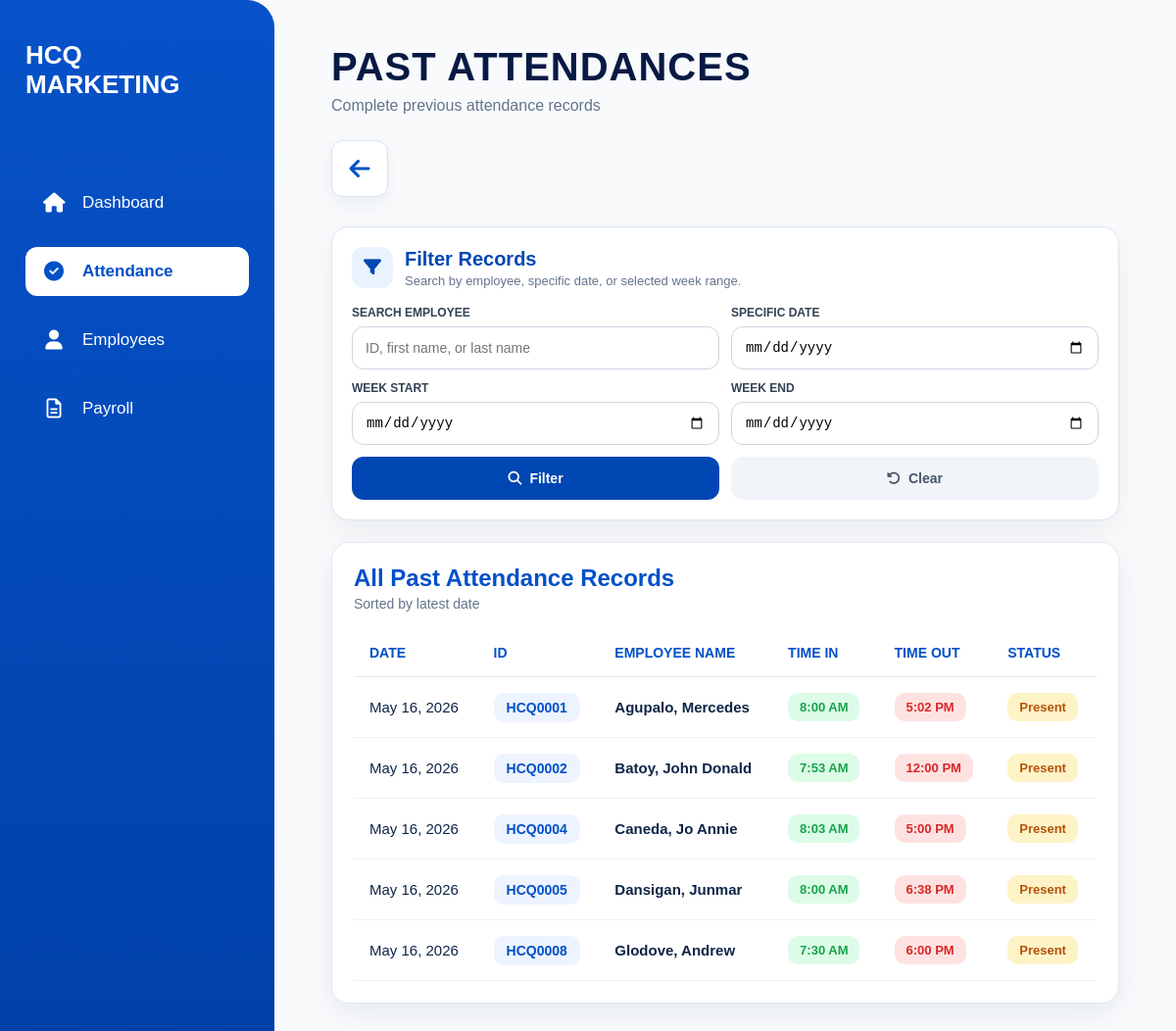
Before: /past-attendances/ with the older database file.
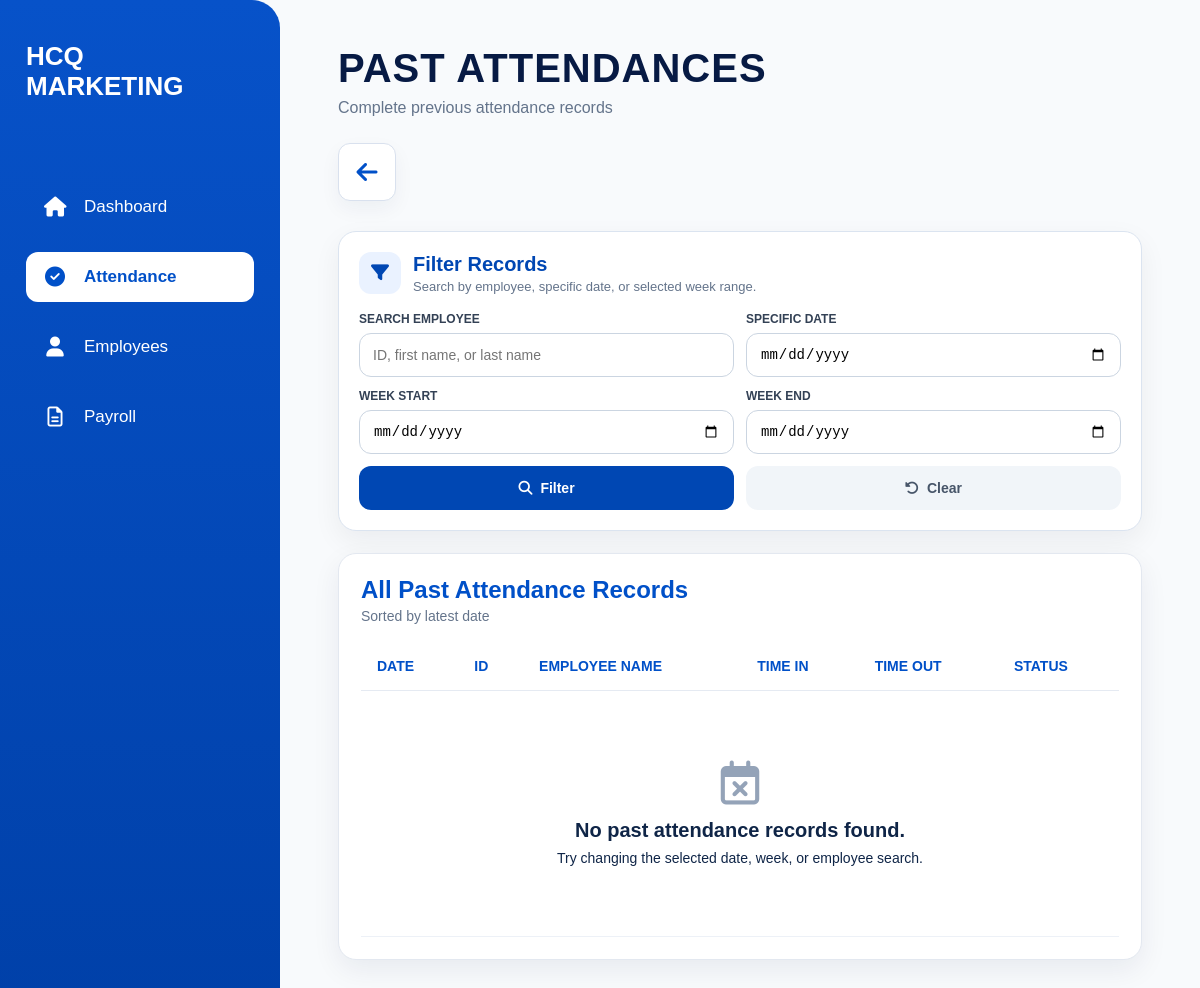
After: the same page with the newer database file.
### attendance/models.py (models this page shows, shortened)
class Attendance(models.Model):
    ATTENDANCE_STATUS_CHOICES = (
        ('present', 'Present'),
        ('absent', 'Absent'),
        ('half_day', 'Half Day'),
        ('leave', 'Leave'),
        ('rest_day', 'Rest Day'),
        ('holiday', 'Holiday'),
    )
    WORK_TYPE_CHOICES = (
        ('office', 'Office'),
        ('deliver', 'Deliver'),
        ('booking', 'Booking'),
    )
    employee = models.ForeignKey(
        Employee,
        on_delete=models.CASCADE,
        related_name='attendances'
    )
    date = models.DateField(
        default=timezone.localdate
    )
    status = models.CharField(
        max_length=20,
        choices=ATTENDANCE_STATUS_CHOICES,
        default='present'
    )
    time_in = models.DateTimeField(
        null=True,
        blank=True
    )
    time_out = models.DateTimeField(
        null=True,
        blank=True
    )
    worked_hours = models.DecimalField(
        max_digits=5,
        decimal_places=2,
        null=True,
        blank=True
    )
    payable_hours = models.DecimalField(
        max_digits=5,
        decimal_places=2,
        null=True,
        blank=True
    )
    late_minutes = models.PositiveIntegerField(
        default=0
    )
    undertime_minutes = models.PositiveIntegerField(
        default=0
    )
    overtime_applicable = models.BooleanField(
        default=False
    )
    overtime_minutes = models.PositiveIntegerField(
        default=0
    )
    transportation_fee_applicable = models.BooleanField(
        default=True
    )
    work_type = models.CharField(
        max_length=20,
        choices=WORK_TYPE_CHOICES,
        default='office'
    )
    delivery_allowance_applicable = models.BooleanField(
        default=False
    )
    work_location = models.CharField(
        max_length=100,
        blank=True,
        null=True,
        help_text='Example: Digos, Kidapawan, Tagum'
    )
    remarks = models.TextField(
        blank=True,
        null=True
    )
    class Meta:
        unique_together = ('employee', 'date')
        ordering = [
            '-date',
            '-time_in'
        ]

### employees/models.py (models this page shows, shortened)
class Employee(models.Model):
    SALARY_TYPE_CHOICES = (
        ('daily', 'Daily'),
        ('hourly', 'Hourly'),
    )
    EMPLOYMENT_STATUS_CHOICES = (
        ('ACTIVE', 'Active'),
        ('RESIGNED', 'Resigned'),
        ('MIA', 'MIA'),
        ('TERMINATED', 'Terminated'),
    )
    employee_id = models.CharField(
        max_length=10,
        unique=True,
        editable=False
    )
    first_name = models.CharField(max_length=100)
    middle_initial = models.CharField(
        max_length=50,
        blank=True,
        null=True
    )
    last_name = models.CharField(max_length=100)
    date_of_birth = models.DateField(
        blank=True,
        null=True
    )
    citizenship = models.CharField(
        max_length=100,
        blank=True,
        null=True
    )
    address = models.CharField(
        max_length=255,
        blank=True,
        null=True
    )
    contact_number = models.CharField(
        max_length=50,
        blank=True,
        null=True
    )
    spouse_name = models.CharField(
        max_length=100,
        blank=True,
        null=True
    )
    spouse_contact_number = models.CharField(
        max_length=50,
        blank=True,
        null=True
    )
    elementary = models.CharField(
        max_length=255,
        blank=True,
        null=True
    )
    elementary_year = models.CharField(
        max_length=50,
        blank=True,
        null=True
    )
    high_school = models.CharField(
        max_length=255,
        blank=True,
        null=True
    )
    high_school_year = models.CharField(
        max_length=50,
        blank=True,
        null=True
    )
    college = models.CharField(
        max_length=255,
        blank=True,
        null=True
    )
    college_year = models.CharField(
        max_length=50,
        blank=True,
        null=True
    )
    company_1 = models.CharField(
        max_length=255,
        blank=True,
        null=True
    )
    company_address_1 = models.CharField(
        max_length=255,
        blank=True,
        null=True
    )
    occupation_1 = models.CharField(
        max_length=100,
        blank=True,
        null=True
    )
    years_1 = models.CharField(
        max_length=50,
        blank=True,
        null=True
    )
    company_2 = models.CharField(
        max_length=255,
        blank=True,
        null=True
    )
    company_address_2 = models.CharField(
        max_length=255,
        blank=True,
        null=True
    )
    occupation_2 = models.CharField(
        max_length=100,
        blank=True,
        null=True
    )
    years_2 = models.CharField(
        max_length=50,
        blank=True,
        null=True
    )
    company_3 = models.CharField(
        max_length=255,
        blank=True,
        null=True
    )
    company_address_3 = models.CharField(
        max_length=255,
        blank=True,
        null=True
    )
    occupation_3 = models.CharField(
        max_length=100,
        blank=True,
        null=True
    )
    years_3 = models.CharField(
        max_length=50,
        blank=True,
        null=True
    )
    reference_name_1 = models.CharField(
        max_length=100,
        blank=True,
        null=True
    )
    reference_occupation_1 = models.CharField(
        max_length=100,
        blank=True,
        null=True
    )
    reference_contact_1 = models.CharField(
        max_length=50,
        blank=True,
        null=True
    )
    reference_name_2 = models.CharField(
        max_length=100,
        blank=True,
        null=True
    )
    reference_occupation_2 = models.CharField(
        max_length=100,
        blank=True,
        null=True
    )
    reference_contact_2 = models.CharField(
        max_length=50,
        blank=True,
        null=True
    )
    reference_name_3 = models.CharField(
        max_length=100,
        blank=True,
        null=True
    )
    reference_occupation_3 = models.CharField(
        max_length=100,
        blank=True,
        null=True
    )
    reference_contact_3 = models.CharField(
        max_length=50,
        blank=True,
        null=True
    )
    sss_number = models.CharField(
        max_length=100,
        blank=True,
        null=True
    )
    sss_file = models.FileField(
        upload_to='government_documents/sss/',
        blank=True,
        null=True
    )
    philhealth_number = models.CharField(
        max_length=100,
        blank=True,
        null=True
    )
    philhealth_file = models.FileField(
        upload_to='government_documents/philhealth/',
        blank=True,
        null=True
    )
    nbi_clearance_number = models.CharField(
        max_length=100,
        blank=True,
        null=True
    )
    nbi_clearance_file = models.FileField(
        upload_to='government_documents/nbi/',
        blank=True,
        null=True
    )
    barangay_clearance_number = models.CharField(
        max_length=100,
        blank=True,
        null=True
    )
    barangay_clearance_file = models.FileField(
        upload_to='government_documents/barangay/',
        blank=True,
        null=True
    )
    tin_number = models.CharField(
        max_length=100,
        blank=True,
        null=True
    )
    tin_file = models.FileField(
        upload_to='government_documents/tin/',
        blank=True,
        null=True
    )
    drivers_license_number = models.CharField(
        max_length=100,
        blank=True,
        null=True
    )
    drivers_license_file = models.FileField(
        upload_to='government_documents/drivers_license/',
        blank=True,
        null=True
    )
    position = models.CharField(max_length=100)
    employment_status = models.CharField(
        max_length=20,
        choices=EMPLOYMENT_STATUS_CHOICES,
        default='ACTIVE'
    )
    employment_remarks = models.TextField(
        blank=True,
        null=True
    )
    salary_type = models.CharField(
        max_length=10,
        choices=SALARY_TYPE_CHOICES,
        default='daily'
    )
    rate = models.DecimalField(
        max_digits=10,
        decimal_places=2
    )
    benefits = models.DecimalField(
        max_digits=10,
        decimal_places=2,
        default=0
    )
    date_started = models.DateField(
        blank=True,
        null=True
    )
    photo = models.ImageField(
        upload_to='employee_photos/',
        blank=True,
        null=True
    )
    qr_code = models.ImageField(
        upload_to='employee_qrcodes/',
        blank=True,
        null=True
    )
    resume = models.FileField(
        upload_to='employee_resumes/',
        blank=True,
        null=True
    )

### dashboard/views.py (the view, shortened to what this page needs)
# urls.py: path("past-attendances/", views.past_attendances_page_view, name="past_attendances"),
def past_attendances_page_view(request):
    q = request.GET.get("q", "").strip()
    selected_date = request.GET.get("date", "").strip()
    week_start = request.GET.get("week_start", "").strip()
    week_end = request.GET.get("week_end", "").strip()
    past_attendances = Attendance.objects.select_related(
        "employee"
    ).order_by(
        "-date",
        "employee__employee_id"
    )
    if selected_date:
        past_attendances = past_attendances.filter(
            date=selected_date
        )
    if week_start and week_end:
        past_attendances = past_attendances.filter(
            date__range=[week_start, week_end]
        )
    return render(
        request,
        "dashboard/past_attendances_page.html",
        {
            "past_attendances": past_attendances,
            "q": q,
            "selected_date": selected_date,
            "week_start": week_start,
            "week_end": week_end,
        }
    )

### dashboard/templates/dashboard/past_attendances_page.html (shortened to what this page needs)
{% load static %}
<!DOCTYPE html>
<html lang="en">
<head>
    <link rel="stylesheet" href="{% static 'dashboard/dashboard.css' %}">
    <link rel="stylesheet" href="https://cdnjs.cloudflare.com/ajax/libs/font-awesome/6.5.1/css/all.min.css">
</head>
<body>
<div class="modern-page">
    <aside class="modern-sidebar">
        <div class="modern-logo">
            HCQ <br> MARKETING
        </div>
        <nav class="modern-menu">
            <a href="/dashboard/">
                <i class="fa-solid fa-house"></i>
                <span>Dashboard</span>
            </a>
            <a href="/attendance-page/" class="active">
                <i class="fa-solid fa-circle-check"></i>
                <span>Attendance</span>
            </a>
            <a href="/employees-page/">
                <i class="fa-solid fa-user"></i>
                <span>Employees</span>
            </a>
            <a href="/payroll-page/">
                <i class="fa-regular fa-file-lines"></i>
                <span>Payroll</span>
            </a>
        </nav>
    </aside>
    <main class="modern-content">
        <div class="attendance-modern-header">
            <div>
                <h1>PAST ATTENDANCES</h1>
                <p>Complete previous attendance records</p>
            </div>
            <a href="/attendance-page/" class="modern-logout">
                <i class="fa-solid fa-arrow-left"></i>
            </a>
        </div>
        <section class="past-filter-card">
            <div class="past-filter-header">
                <div class="past-filter-icon">
                    <i class="fa-solid fa-filter"></i>
                </div>
                <div>
                    <h2>Filter Records</h2>
                    <p>Search by employee, specific date, or selected week range.</p>
                </div>
            </div>
            <form method="get" class="past-filter-form">
                <div class="past-filter-field">
                    <label>Search Employee</label>
                    <input type="text" name="q" value="{{ q }}" placeholder="ID, first name, or last name">
                </div>
                <div class="past-filter-field">
                    <label>Specific Date</label>
                    <input type="date" name="date" value="{{ selected_date }}">
                </div>
                <div class="past-filter-field">
                    <label>Week Start</label>
                    <input type="date" name="week_start" value="{{ week_start }}">
                </div>
                <div class="past-filter-field">
                    <label>Week End</label>
                    <input type="date" name="week_end" value="{{ week_end }}">
                </div>
                <button type="submit" class="past-filter-btn">
                    <i class="fa-solid fa-magnifying-glass"></i>
                    Filter
                </button>
                <a href="/past-attendances/" class="past-clear-btn">
                    <i class="fa-solid fa-rotate-left"></i>
                    Clear
                </a>
            </form>
        </section>
        <section class="attendance-table-card">
            <div class="attendance-card-header">
                <div>
                    <h2>All Past Attendance Records</h2>
                    <p>Sorted by latest date</p>
                </div>
            </div>
            <table class="modern-attendance-table">
                <thead>
                    <tr>
                        <th>Date</th>
                        <th>ID</th>
                        <th>Employee Name</th>
                        <th>Time In</th>
                        <th>Time Out</th>
                        <th>Status</th>
                    </tr>
                </thead>
                <tbody>
                    {% for record in past_attendances %}
                    <tr>
                        <td>{{ record.date|date:"M d, Y" }}</td>
                        <td>
                            <span class="attendance-id-badge">
                                {{ record.employee.employee_id }}
                            </span>
                        </td>
                        <td>
                            <strong>
                                {{ record.employee.last_name }},
                                {{ record.employee.first_name }}
                            </strong>
                        </td>
                        <td>
                            {% if record.time_in %}
                                <span class="time-badge in">
                                    {{ record.time_in|date:"g:i A" }}
                                </span>
                            {% else %}
                                <span class="time-badge empty">--</span>
                            {% endif %}
                        </td>
                        <td>
                            {% if record.time_out %}
                                <span class="time-badge out">
                                    {{ record.time_out|date:"g:i A" }}
                                </span>
                            {% else %}
                                <span class="time-badge empty">--</span>
                            {% endif %}
                        </td>
                        <td>
                            <span class="status-badge active">
                                {{ record.status|title }}
                            </span>
                        </td>
                    </tr>
                    {% empty %}
                    <tr>
                        <td colspan="6" class="modern-empty-state">
                            <i class="fa-regular fa-calendar-xmark"></i>
                            <h3>No past attendance records found.</h3>
                            <p>Try changing the selected date, week, or employee search.</p>
                        </td>
                    </tr>
                    {% endfor %}
                </tbody>
            </table>
        </section>
    </main>
</div>
</body>
</html>

Changed rows visible on the page:
removed Attendance: date "May 16, 2026", employee.employee_id "HCQ0001", employee.last_name "Agupalo", employee.first_name "Mercedes", time_in "8:00 AM", time_out "5:02 PM", status "Present"
removed Attendance: date "May 16, 2026", employee.employee_id "HCQ0002", employee.last_name "Batoy", employee.first_name "John Donald", time_in "7:53 AM", time_out "12:00 PM", status "Present"
removed Attendance: date "May 16, 2026", employee.employee_id "HCQ0004", employee.last_name "Caneda", employee.first_name "Jo Annie", time_in "8:03 AM", time_out "5:00 PM", status "Present"
removed Attendance: date "May 16, 2026", employee.employee_id "HCQ0005", employee.last_name "Dansigan", employee.first_name "Junmar", time_in "8:00 AM", time_out "6:38 PM", status "Present"
removed Attendance: date "May 16, 2026", employee.employee_id "HCQ0008", employee.last_name "Glodove", employee.first_name "Andrew", time_in "7:30 AM", time_out "6:00 PM", status "Present"
Other visible differences:
text now shown: "No past attendance records found. Try changing the selected date, week, or employee search."
